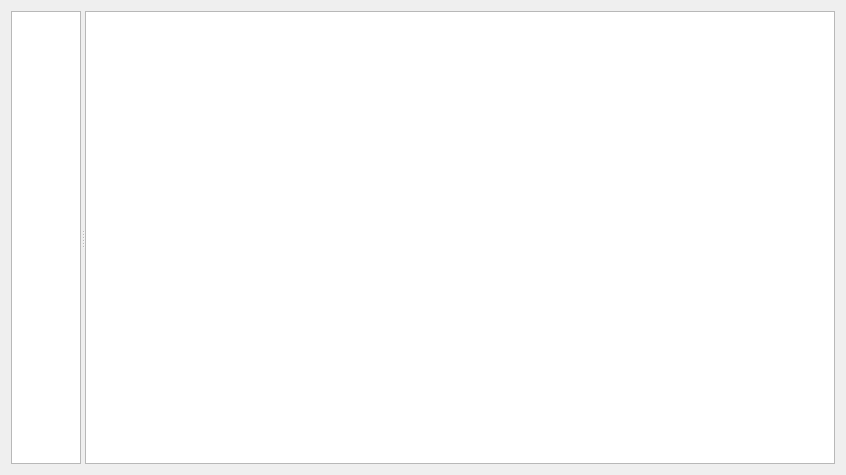
<?xml version="1.0" encoding="UTF-8"?>
<ui version="4.0">
 <class>SummaryFilterWidget</class>
 <widget class="QWidget" name="SummaryFilterWidget">
  <property name="geometry">
   <rect>
    <x>0</x>
    <y>0</y>
    <width>846</width>
    <height>475</height>
   </rect>
  </property>
  <property name="windowTitle">
   <string>Form</string>
  </property>
  <layout class="QVBoxLayout" name="verticalLayout">
   <item>
    <widget class="QSplitter" name="splitter">
     <property name="orientation">
      <enum>Qt::Horizontal</enum>
     </property>
     <widget class="QuickieWebBot::TableView" name="summaryTableView">
      <property name="sizeAdjustPolicy">
       <enum>QAbstractScrollArea::AdjustToContents</enum>
      </property>
      <property name="selectionMode">
       <enum>QAbstractItemView::SingleSelection</enum>
      </property>
      <property name="showGrid">
       <bool>false</bool>
      </property>
      <property name="gridStyle">
       <enum>Qt::NoPen</enum>
      </property>
      <attribute name="horizontalHeaderVisible">
       <bool>false</bool>
      </attribute>
      <attribute name="verticalHeaderVisible">
       <bool>false</bool>
      </attribute>
     </widget>
     <widget class="QuickieWebBot::TableView" name="summaryDetailsTableView"/>
    </widget>
   </item>
  </layout>
 </widget>
 <customwidgets>
  <customwidget>
   <class>QuickieWebBot::TableView</class>
   <extends>QTableView</extends>
   <header location="global">table_view.h</header>
  </customwidget>
 </customwidgets>
 <resources/>
 <connections/>
</ui>
